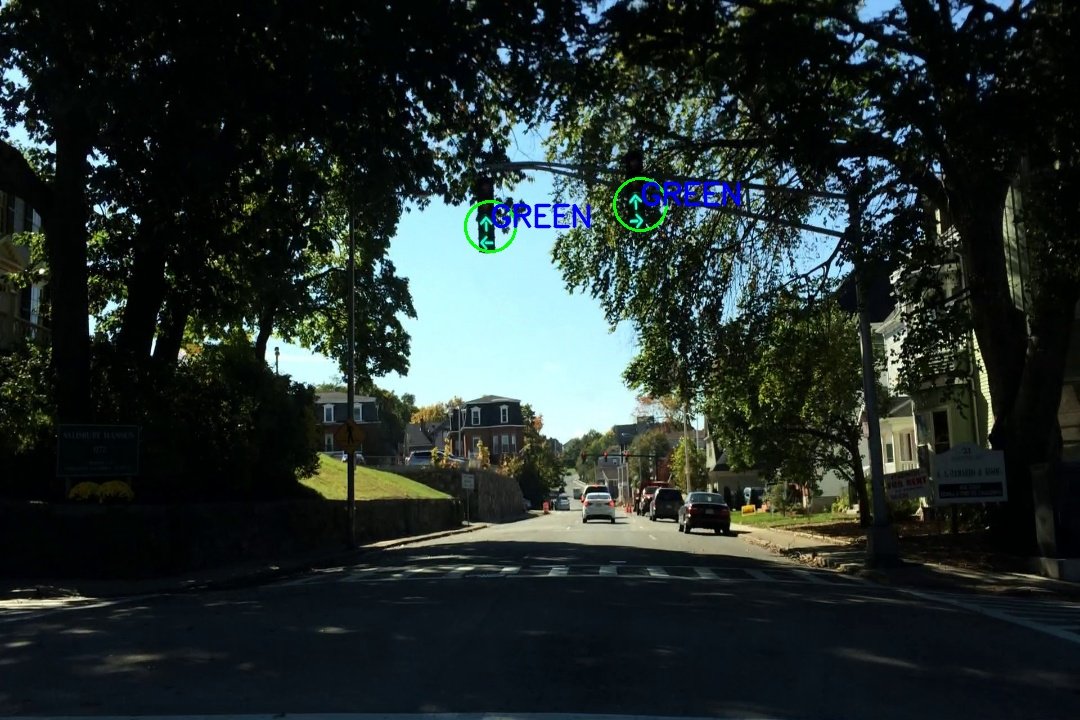
#> input picture Images/red_s.jpg, 1080 x 720 px, found by its file name
$ python Threshold.py
#> lines starting #> are read from the running program, lines starting #| are printed output that depends on the picture; after the words box and inside, x2 and y2 are one past the last pixel; in counts of white or black regions, pixels touching at a corner belong together
#> in main, cimg1 is the input picture: shape (720, 1080, 3); mean B, G, R 44.5, 46.6, 36.7
import numpy as np
import cv2

def hsv_values(b,g,r):

    ''' Function to calcutalte the HSV values of given RGB Value Input: BGR value; Output: HSV Range '''

    c = np.uint8([[[b,g,r]]])

    hsvg = cv2.cvtColor(c,cv2.COLOR_BGR2HSV)

    lower = hsvg[0][0][0] - 10,100,100
    upper = hsvg[0][0][0] + 10,255,255
    print(lower)
    print(upper)

################################################################################################
def track(frame):

    #Convert BGR to HSV
    hsv = cv2.cvtColor(frame, cv2.COLOR_BGR2HSV)
#> hsv: shape (720, 1080, 3); mean H, S, V 76.7, 138.9, 50.5

    # define range of blue color in HSV
    lower_green = np.array([50, 100, 100])
    upper_green = np.array([90, 255, 255])

    lower_red1 = np.array([0,100,100])
    upper_red1 = np.array([10,255,255])
    lower_red2 = np.array([160,100,100])
    upper_red2 = np.array([180,255,255])

    lower_yellow = np.array([15,150,150])
    upper_yellow = np.array([35,255,255])

    # Threshold the HSV image to get only blue colors
    mask1 = cv2.inRange(hsv, lower_red1, upper_red1)
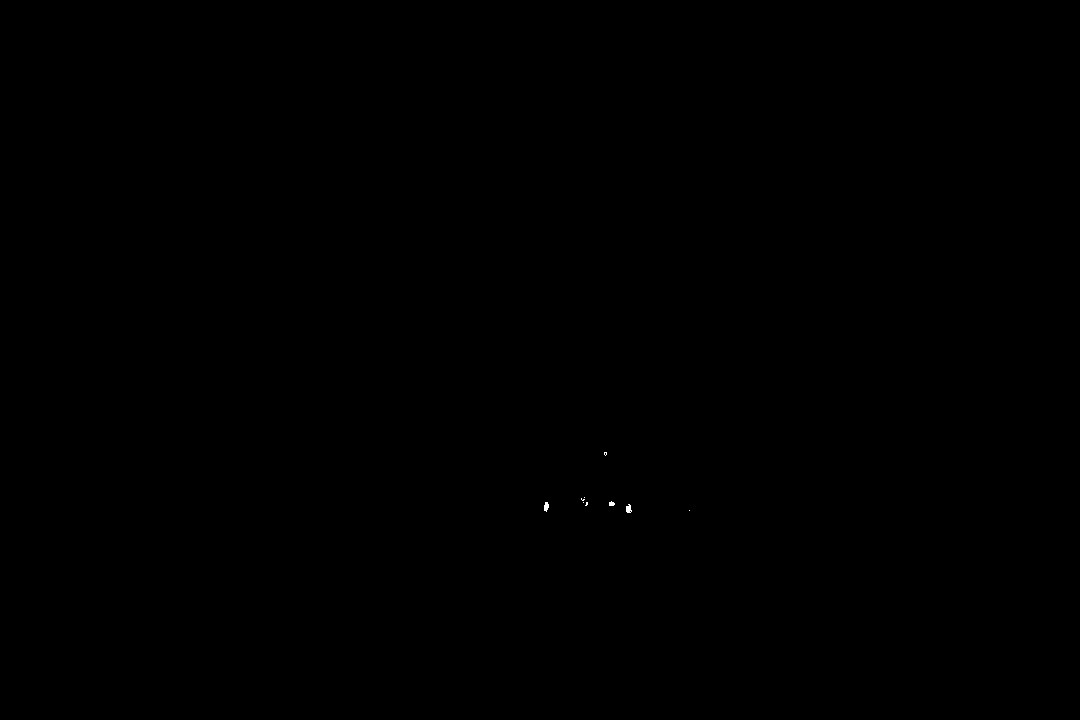
#> mask1: shape (720, 1080); 0.02% white; 9 white regions (6 under 20 px), largest, box (x1, y1, x2, y2) and area: (626, 504, 632, 513) 39, (544, 502, 549, 512) 37, (609, 501, 615, 506) 23
    mask2 = cv2.inRange(hsv, lower_red2, upper_red2)
#> mask2: shape (720, 1080); every value is 0
    maskg = cv2.inRange(hsv, lower_green, upper_green)
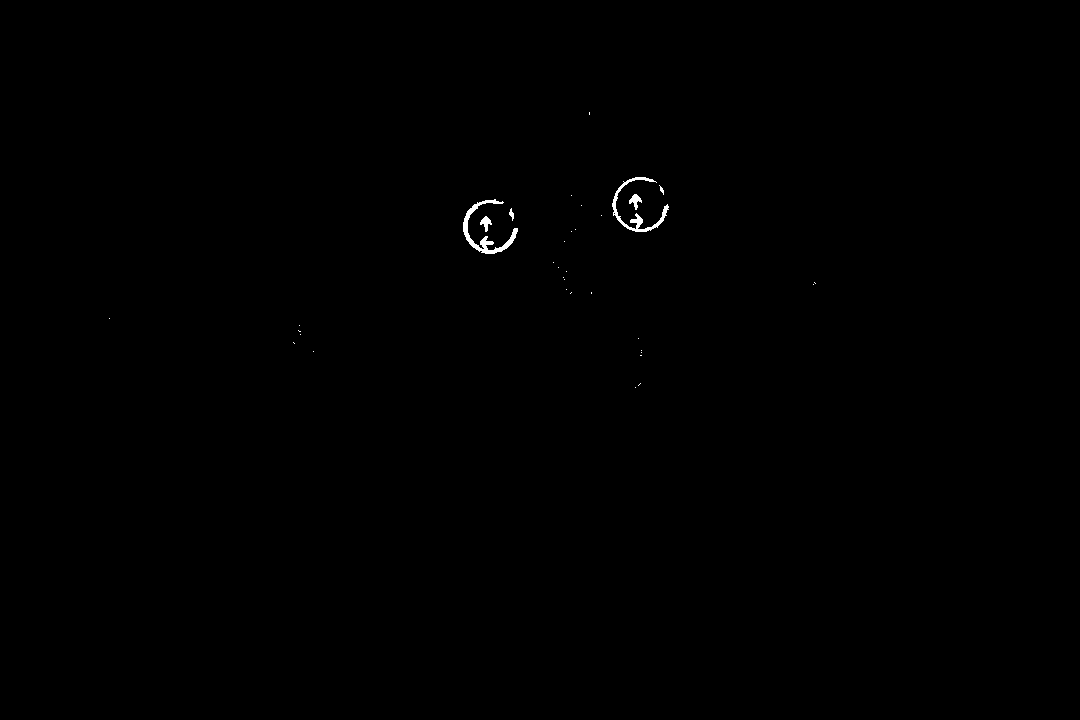
#> maskg: shape (720, 1080); 0.19% white; 35 white regions (29 under 20 px), largest, box (x1, y1, x2, y2) and area: (463, 199, 518, 254) 644, (612, 177, 669, 232) 543, (629, 194, 642, 210) 100, (480, 216, 492, 232) 93, (509, 208, 514, 221) 34, (659, 185, 664, 195) 21
    masky = cv2.inRange(hsv, lower_yellow, upper_yellow)
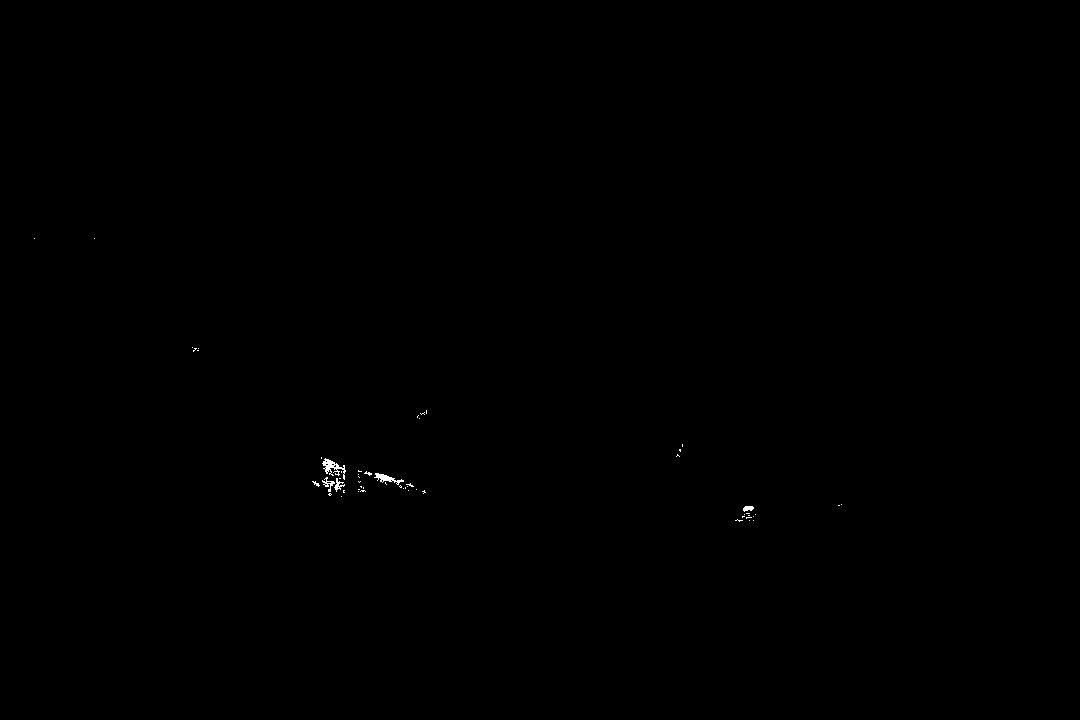
#> masky: shape (720, 1080); 0.09% white in thin lines or dots, all inside (x1, y1, x2, y2) = (34, 238, 842, 522)
    maskr = cv2.add(mask1, mask2)

    '''Here it will take the HSV img value and if the value lies in the range
     it will store that particular index value as 1 (255) else 0(0). Thus we get our mask'''

    # Bitwise-AND mask and original image
    #res = cv2.bitwise_and(frame,frame, mask= maskg)
    #cv2.imshow('res',res)
    '''Here it will take the mask and see which index has 1(255) and it will allow
   that BGR value to display in the image rest (0 0 0)'''
    return maskg,masky,maskr
################################################################################################
def _open(maskg,masky,maskr):

    ''' Remove the noise from the filter mask using opening '''

    kernel = np.ones((2,2),np.uint8)
    opening_g = cv2.morphologyEx(maskg,cv2.MORPH_OPEN,kernel, iterations = 4)
#> opening_g: shape (720, 1080); 0.03% white; 5 white regions, box (x1, y1, x2, y2) and area: (467, 226, 472, 236) 50, (636, 199, 643, 206) 46, (486, 222, 494, 228) 46, (641, 222, 646, 228) 30, (485, 244, 490, 249) 25
    opening_y = cv2.morphologyEx(masky,cv2.MORPH_OPEN,kernel, iterations = 1)
#> opening_y: shape (720, 1080); 0.06% white; 19 white regions (15 under 20 px), largest, box (x1, y1, x2, y2) and area: (324, 460, 347, 475) 133, (376, 474, 397, 483) 100, (744, 507, 755, 512) 46, (336, 479, 341, 491) 35
    opening_r = cv2.morphologyEx(maskr,cv2.MORPH_OPEN,kernel, iterations = 1)
#> opening_r: shape (720, 1080); 0.01% white; 4 white regions (1 under 20 px), largest, box (x1, y1, x2, y2) and area: (545, 503, 550, 512) 36, (627, 506, 632, 514) 34, (610, 503, 616, 507) 22

    return opening_g,opening_y,opening_r

def close(opening_g,opening_y,opening_r):

#> (the run stopped early here; a loop or call above may not have finished)
